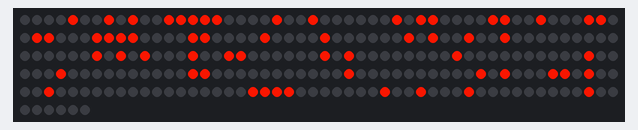
This program was run on a simulated ESP8266 board running MicroPython. On the bench: 256 RGB LEDs in strip order, left to right, continuing on the next row. The interpreter's speed is modelled, so counts of loop turns are approximate; the clock reads 2024-03-15 10:24:30 at power-on unless the program sets it.

Above: at 0.3 s.
At 4.7 s:
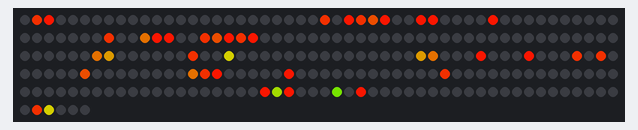
At 9.2 s:
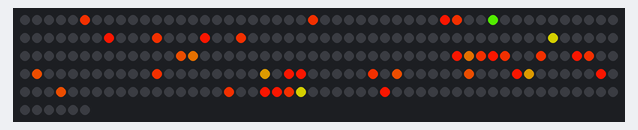
At 18.6 s:
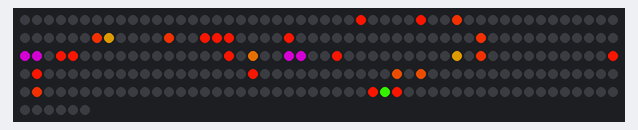
At 26.9 s:
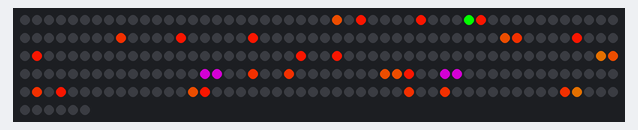
At 36.8 s:
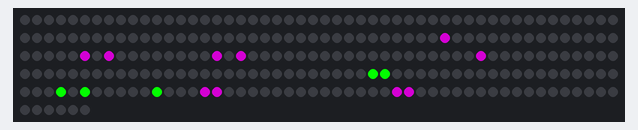

The program:

TheGameOfLife1_5.py
```python
#Od tej wersji program wykrywa stałe kombinacje

from machine import Pin
from neopixel import NeoPixel
from time import sleep
import time

MATRIX_SIZE = 16

# Define the stable patterns (block, boat, loaf, beehive, tub, pond)
stable_patterns = {
    "block": [[1, 1],
              [1, 1]],

"""    "boat": [[1, 1, 0],
             [1, 0, 1],
             [0, 1, 0]],

    "boat1": [[0, 1, 1],
             [1, 0, 1],
             [0, 1, 0]],"""

"""   "boat2": [[0, 1, 0],
             [1, 0, 1],
             [1, 1, 0]],

    "boat3": [[0, 1, 0],
             [1, 0, 1],
             [0, 1, 1]],"""

    "loaf": [[0, 1, 1, 0],
             [1, 0, 0, 1],
             [0, 1, 0, 1],
             [0, 0, 1, 0]],

    "loaf1": [[0, 1, 1, 0],
             [1, 0, 0, 1],
             [1, 0, 1, 0],
             [0, 1, 0, 0]],

"""    "beehive": [[0, 1, 1, 0],
                [1, 0, 0, 1],
                [0, 1, 1, 0]],"""

    "beehive1": [[0, 1, 0],
               [1, 0, 1],
               [1, 0, 1],
               [0, 1, 0]],

    "tub": [[0, 1, 0],
            [1, 0, 1],
            [0, 1, 0]],

    "pond": [[0, 1, 1, 0],
             [1, 0, 0, 1],
             [1, 0, 0, 1],
             [0, 1, 1, 0]],
}

def generate_matrix(N):
    if N > 16 * 16:
        raise ValueError("N cannot be greater than 256")

    matrix = [[0 for _ in range(MATRIX_SIZE)] for _ in range(MATRIX_SIZE)]

    all_indices = [(i, j) for i in range(MATRIX_SIZE) for j in range(MATRIX_SIZE)]

    def pseudo_random_number(max_value):
        seed = int(time.time())
        a = 1103515245
        c = 12345
        m = 2**31
        while True:
            seed = (a * seed + c) % m
            yield seed % max_value

    prng = pseudo_random_number(len(all_indices))

    selected_indices = []
    while len(selected_indices) < N:
        index = next(prng)
        if all_indices[index] not in selected_indices:
            selected_indices.append(all_indices[index])

    for row, col in selected_indices:
        matrix[row][col] = 1

    return matrix

def turn_LED(x, y, np, age, color=(255, 255, 255)):
    max_age = 12  # Ustalony maksymalny wiek komórki, po którym kolor nie zmienia się dalej
    age = min(age, max_age)  # Ograniczamy wiek do maksymalnej wartości

    # Jeśli przekazano specyficzny kolor (np. fioletowy dla stabilnych struktur), użyj go
    if color != (255, 255, 255):
        red, green, blue = color
    else:
        # Obliczamy kolor bazujący na wieku: przechodzimy z czerwonego (255,0,0) do zielonego (0,255,0)
        red = max(0, 255 - age * (255 // max_age))  # Stopniowe zmniejszanie czerwonego
        green = min(255, age * (255 // max_age))    # Stopniowe zwiększanie zielonego
        blue = 0                                   # Nie zmieniamy wartości niebieskiego w tym przypadku

    if (y % 2 == 1):
        np[16*y + 15 - x] = (red, green, blue)
    else:
        np[16*y + x] = (red, green, blue)

def draw_board(matrix, np, is_static=False, stable_cells=[]):
    for i in range(256):
        np[i] = (0, 0, 0)

    for y in range(MATRIX_SIZE):
        for x in range(MATRIX_SIZE):
            if matrix[y][x] > 0:
                if (x, y) in stable_cells:
                    turn_LED(x, y, np, matrix[y][x], (128, 0, 128))  # Violet for stable
                elif is_static:
                    turn_LED(x, y, np, matrix[y][x], (0, 0, 255))  # Blue for static
                else:
                    turn_LED(x, y, np, matrix[y][x])

    np.write()

def count_neighbors(matrix, x, y):
    neighbors = 0
    for dx in [-1, 0, 1]:
        for dy in [-1, 0, 1]:
            if dx == 0 and dy == 0:
                continue
            nx, ny = x + dx, y + dy
            if 0 <= nx < MATRIX_SIZE and 0 <= ny < MATRIX_SIZE:
                neighbors += matrix[ny][nx] > 0
    return neighbors

def update_board(matrix):
    new_matrix = [[0 for _ in range(MATRIX_SIZE)] for _ in range(MATRIX_SIZE)]

    for y in range(MATRIX_SIZE):
        for x in range(MATRIX_SIZE):
            alive = matrix[y][x] > 0
            neighbors = count_neighbors(matrix, x, y)

            if alive and (neighbors < 2 or neighbors > 3):
                new_matrix[y][x] = 0
            elif not alive and neighbors == 3:
                new_matrix[y][x] = 1
            else:
                new_matrix[y][x] = matrix[y][x] + 1 if alive else 0

    return new_matrix

def set_binary_matrix(matrix, N):
    if len(matrix) != N or any(len(row) != N for row in matrix):
        raise ValueError("The provided matrix is not square or has an incorrect dimension.")

    new_matrix = [[0] * N for _ in range(N)]

    for i in range(N):
        for j in range(N):
            if matrix[i][j] != 0:
                new_matrix[i][j] = 1
            else:
                new_matrix[i][j] = 0

    return new_matrix

def compare_matrices(matrix1, matrix2):
    return all(matrix1[y][x] == matrix2[y][x] for y in range(len(matrix1)) for x in range(len(matrix1[0])))

def check_pattern(matrix, pattern, x, y):
    pattern_height = len(pattern)
    pattern_width = len(pattern[0])

    for i in range(pattern_height):
        for j in range(pattern_width):
            if y + i >= MATRIX_SIZE or x + j >= MATRIX_SIZE or matrix[y + i][x + j] != pattern[i][j]:
                return False

    # Check if the pattern is surrounded by zeros
    for i in range(-1, pattern_height + 1):
        for j in range(-1, pattern_width + 1):
            ny, nx = y + i, x + j
            if 0 <= ny < MATRIX_SIZE and 0 <= nx < MATRIX_SIZE:
                if (i == -1 or i == pattern_height or j == -1 or j == pattern_width) and matrix[ny][nx] != 0:
                    return False  # If any surrounding cell is not zero, reject the pattern

    return True

def find_stable_patterns(matrix):
    stable_cells = []
    for y in range(MATRIX_SIZE):
        for x in range(MATRIX_SIZE):
            for pattern_name, pattern in stable_patterns.items():
                if check_pattern(matrix, pattern, x, y):
                    for i in range(len(pattern)):
                        for j in range(len(pattern[0])):
                            stable_cells.append((x + j, y + i))
    return stable_cells


# Initialize NeoPixel
pin = Pin(2, Pin.OUT)
np = NeoPixel(pin, 256)

# Create the initial board
matrix = generate_matrix(60)

# Initialize tracking variables
binary_last_matrix = set_binary_matrix(matrix, MATRIX_SIZE)
static_counter = 0
STATIC_THRESHOLD = 3

while True:
    # Find stable patterns on the current matrix
    stable_cells = find_stable_patterns(set_binary_matrix(matrix, MATRIX_SIZE))

    # Check if matrix is static
    is_static = static_counter >= STATIC_THRESHOLD

    # Draw the board
    draw_board(matrix, np, is_static=is_static, stable_cells=stable_cells)


    # Update the board and check if it is static
    binary_matrix = set_binary_matrix(matrix, MATRIX_SIZE)
    if compare_matrices(binary_matrix, binary_last_matrix):
        static_counter += 1
    else:
        static_counter = 0
    binary_last_matrix = binary_matrix
    matrix = update_board(matrix)
    sleep(0.2)
```

Measured:
- what the display in image 0 shows lasts 0.6 s, from 0.2 s to 0.8 s
